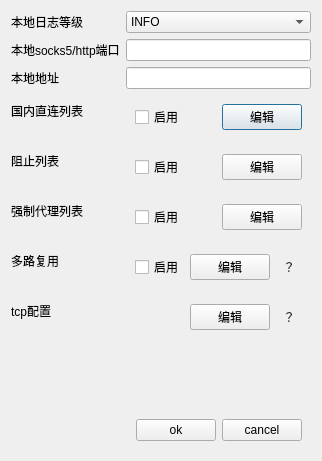
<?xml version="1.0" encoding="UTF-8"?>
<ui version="4.0">
 <class>AdvancedSettingsForm</class>
 <widget class="QDialog" name="AdvancedSettingsForm">
  <property name="geometry">
   <rect>
    <x>0</x>
    <y>0</y>
    <width>321</width>
    <height>461</height>
   </rect>
  </property>
  <property name="windowTitle">
   <string>Dialog</string>
  </property>
  <property name="modal">
   <bool>true</bool>
  </property>
  <layout class="QVBoxLayout" name="verticalLayout">
   <item>
    <layout class="QFormLayout" name="formLayout">
     <item row="0" column="0">
      <widget class="QLabel" name="label">
       <property name="text">
        <string>本地日志等级</string>
       </property>
      </widget>
     </item>
     <item row="0" column="1">
      <widget class="QComboBox" name="log_level">
       <property name="currentIndex">
        <number>1</number>
       </property>
       <item>
        <property name="text">
         <string>ALL</string>
        </property>
       </item>
       <item>
        <property name="text">
         <string>INFO</string>
        </property>
       </item>
       <item>
        <property name="text">
         <string>WARN</string>
        </property>
       </item>
       <item>
        <property name="text">
         <string>ERROR</string>
        </property>
       </item>
       <item>
        <property name="text">
         <string>FATAL</string>
        </property>
       </item>
       <item>
        <property name="text">
         <string>OFF</string>
        </property>
       </item>
      </widget>
     </item>
     <item row="1" column="0">
      <widget class="QLabel" name="label_3">
       <property name="text">
        <string>本地socks5/http端口</string>
       </property>
      </widget>
     </item>
     <item row="1" column="1">
      <widget class="QLineEdit" name="local_port"/>
     </item>
     <item row="2" column="0">
      <widget class="QLabel" name="label_4">
       <property name="text">
        <string>本地地址</string>
       </property>
      </widget>
     </item>
     <item row="2" column="1">
      <widget class="QLineEdit" name="local_addr"/>
     </item>
     <item row="3" column="0">
      <widget class="QLabel" name="label_2">
       <property name="text">
        <string>国内直连列表</string>
       </property>
       <property name="margin">
        <number>3</number>
       </property>
      </widget>
     </item>
     <item row="3" column="1">
      <widget class="QWidget" name="widget_2" native="true">
       <layout class="QHBoxLayout" name="horizontalLayout">
        <item>
         <widget class="QCheckBox" name="by_pass_check_box">
          <property name="text">
           <string>启用</string>
          </property>
         </widget>
        </item>
        <item>
         <widget class="QPushButton" name="by_pass_edit">
          <property name="text">
           <string>编辑</string>
          </property>
         </widget>
        </item>
       </layout>
      </widget>
     </item>
     <item row="4" column="0">
      <widget class="QLabel" name="label_5">
       <property name="text">
        <string>阻止列表</string>
       </property>
       <property name="margin">
        <number>3</number>
       </property>
      </widget>
     </item>
     <item row="4" column="1">
      <widget class="QWidget" name="widget_3" native="true">
       <layout class="QHBoxLayout" name="horizontalLayout_2">
        <item>
         <widget class="QCheckBox" name="block_check_box">
          <property name="text">
           <string>启用</string>
          </property>
         </widget>
        </item>
        <item>
         <widget class="QPushButton" name="block_edit">
          <property name="text">
           <string>编辑</string>
          </property>
         </widget>
        </item>
       </layout>
      </widget>
     </item>
     <item row="5" column="0">
      <widget class="QLabel" name="label_6">
       <property name="text">
        <string>强制代理列表</string>
       </property>
       <property name="margin">
        <number>3</number>
       </property>
      </widget>
     </item>
     <item row="5" column="1">
      <widget class="QWidget" name="widget_4" native="true">
       <layout class="QHBoxLayout" name="horizontalLayout_3">
        <item>
         <widget class="QCheckBox" name="proxy_check_box">
          <property name="text">
           <string>启用</string>
          </property>
         </widget>
        </item>
        <item>
         <widget class="QPushButton" name="proxy_edit">
          <property name="text">
           <string>编辑</string>
          </property>
         </widget>
        </item>
       </layout>
      </widget>
     </item>
     <item row="6" column="0">
      <widget class="QLabel" name="label_7">
       <property name="text">
        <string>多路复用</string>
       </property>
       <property name="margin">
        <number>3</number>
       </property>
      </widget>
     </item>
     <item row="6" column="1">
      <widget class="QWidget" name="widget_5" native="true">
       <layout class="QHBoxLayout" name="horizontalLayout_4">
        <item>
         <widget class="QCheckBox" name="mux_check_box">
          <property name="text">
           <string>启用</string>
          </property>
         </widget>
        </item>
        <item>
         <widget class="QPushButton" name="mux_edit">
          <property name="text">
           <string>编辑</string>
          </property>
         </widget>
        </item>
        <item>
         <widget class="QToolButton" name="mux_helper">
          <property name="text">
           <string>？</string>
          </property>
          <property name="toolButtonStyle">
           <enum>Qt::ToolButtonTextOnly</enum>
          </property>
          <property name="autoRaise">
           <bool>true</bool>
          </property>
         </widget>
        </item>
       </layout>
      </widget>
     </item>
     <item row="7" column="0">
      <widget class="QLabel" name="label_8">
       <property name="text">
        <string>tcp配置</string>
       </property>
       <property name="margin">
        <number>3</number>
       </property>
      </widget>
     </item>
     <item row="7" column="1">
      <widget class="QWidget" name="widget_6" native="true">
       <layout class="QHBoxLayout" name="horizontalLayout_5">
        <item>
         <widget class="QWidget" name="widget_7" native="true"/>
        </item>
        <item>
         <widget class="QPushButton" name="tcp_edit">
          <property name="text">
           <string>编辑</string>
          </property>
         </widget>
        </item>
        <item>
         <widget class="QToolButton" name="toolButton">
          <property name="text">
           <string>？</string>
          </property>
          <property name="autoRaise">
           <bool>true</bool>
          </property>
         </widget>
        </item>
       </layout>
      </widget>
     </item>
    </layout>
   </item>
   <item>
    <spacer name="verticalSpacer">
     <property name="orientation">
      <enum>Qt::Vertical</enum>
     </property>
     <property name="sizeHint" stdset="0">
      <size>
       <width>20</width>
       <height>68</height>
      </size>
     </property>
    </spacer>
   </item>
   <item>
    <widget class="QWidget" name="widget" native="true">
     <layout class="QHBoxLayout" name="horizontalLayout_16">
      <item>
       <spacer name="horizontalSpacer">
        <property name="orientation">
         <enum>Qt::Horizontal</enum>
        </property>
        <property name="sizeHint" stdset="0">
         <size>
          <width>40</width>
          <height>20</height>
         </size>
        </property>
       </spacer>
      </item>
      <item>
       <widget class="QPushButton" name="ok">
        <property name="text">
         <string>ok</string>
        </property>
       </widget>
      </item>
      <item>
       <widget class="QPushButton" name="cancel">
        <property name="text">
         <string>cancel</string>
        </property>
       </widget>
      </item>
     </layout>
    </widget>
   </item>
  </layout>
 </widget>
 <resources/>
 <connections/>
</ui>
